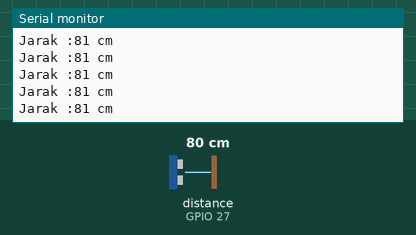
This sketch was run on a simulated ESP32. Parts: the last lines printed to the serial monitor. The test bench sets the inputs (shaded band); at power-on: distance to the obstacle (sensor on GPIO 27) 80 cm. The echo pulse lasts 58.3 µs per cm.

Above: at 1.2 s.
1.3 s: distance to the obstacle (sensor on GPIO 27) set to 2 cm
At 1.59 s:
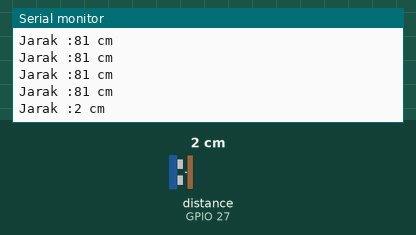
2.8 s: distance to the obstacle (sensor on GPIO 27) set to 4 cm
At 2.8 s:
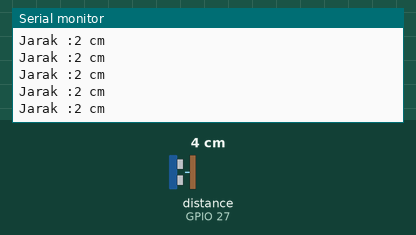
Timing chart, 0 to 5.8 s (numbered marks = the images above; inputs shaded):
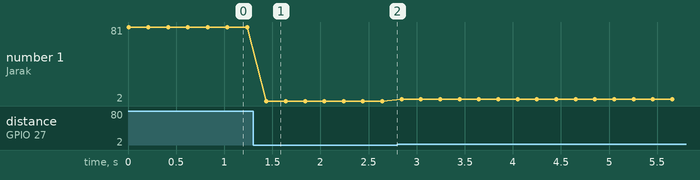

Measured:
- after the input at 1.3 s, the serial monitor: prints a new line after 0.14 s (image 1)
- plotted number 1: 81 → 2 after the input at 1.3 s, 2 → 4 after the input at 2.8 s

The sketch:

5._Ultrasonic.ino
```cpp
#include <NewPing.h>

#define TRIGGER_PIN 26
#define ECHO_PIN    27
#define MAX_DISTANCE 100 // Maximum distance 400-500cm.

NewPing cm(TRIGGER_PIN, ECHO_PIN, MAX_DISTANCE);

void setup() {
  Serial.begin(9600);
}

void loop() {
 int getjarak=cm.ping_cm();
 Serial.print("Jarak :"); Serial.print(getjarak); Serial.print(" cm");
 Serial.println();
 delay(200);
}
```
